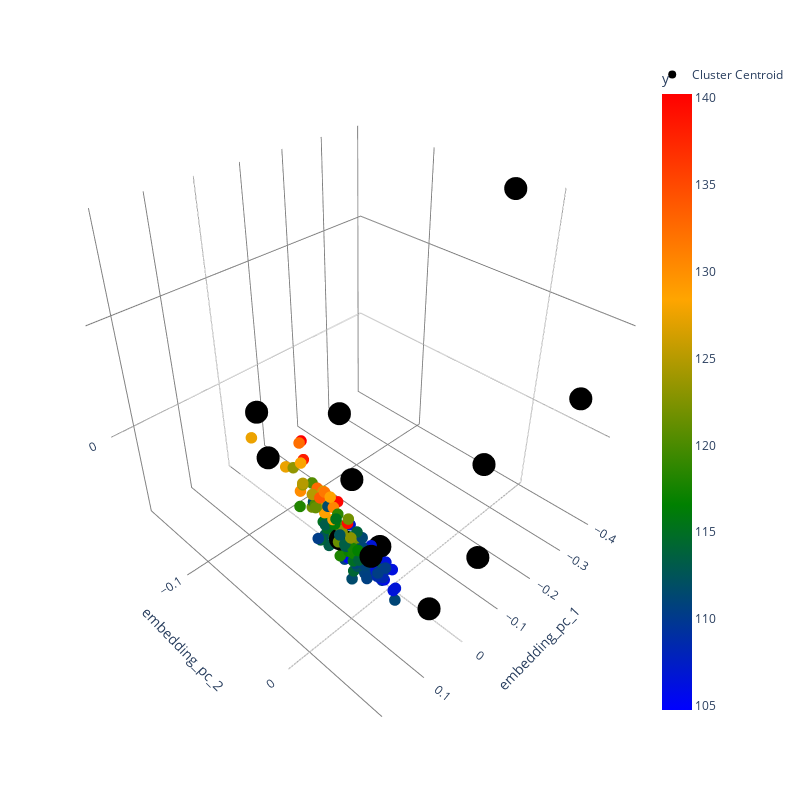

The notebook cell saved with this chart:
### Code cell
fig = px.scatter_3d(train_df[train_df["cluster"]==3], x='embedding_pc_1', y='embedding_pc_2', z='embedding_pc_3',
              color='y', color_continuous_scale=["blue", "green", "orange", "red"],
            #   range_color=[0.05, train_df["mat_diff"].max()]
              )
# add color range

fig.update_traces(marker=dict(size=4))
fig.update_layout(
    width=800,  # Adjust width as needed
    height=800,  # Adjust height as needed
    scene=dict(
        xaxis=dict(gridcolor='grey', backgroundcolor='white'),
        yaxis=dict(gridcolor='grey', backgroundcolor='white'),
        zaxis=dict(gridcolor='grey', backgroundcolor='white'),
        bgcolor='white'
    ),
    paper_bgcolor='white',
    plot_bgcolor='white'
)

fig.add_scatter3d(x=train_df.iloc[centroid_indices_train]['embedding_pc_1'],
                  y=train_df.iloc[centroid_indices_train]['embedding_pc_2'],
                  z=train_df.iloc[centroid_indices_train]['embedding_pc_3'],
                  mode='markers', marker=dict(size=8, color='black'), name='Cluster Centroid')
# fig.write_image("embedding.svg", format='svg')
fig.show()

### Figure 1 — Plotly figure (JSON) as saved in the notebook; plotly's stock layout.template omitted (floating-point values rounded to 4 significant figures; data arrays with more than 128 entries replaced by an {"elided": "..."} marker saying what was removed)
{"data": [{"hovertemplate": "embedding_pc_1=%{x}<br>embedding_pc_2=%{y}<br>embedding_pc_3=%{z}<br>y=%{marker.color}<extra></extra>", "legendgroup": "", "marker": {"color": {"elided": "142 float values"}, "coloraxis": "coloraxis", "size": 4, "symbol": "circle"}, "mode": "markers", "name": "", "scene": "scene", "showlegend": false, "type": "scatter3d", "x": {"elided": "142 float values"}, "y": {"elided": "142 float values"}, "z": {"elided": "142 float values"}}, {"marker": {"color": "black", "size": 8}, "mode": "markers", "name": "Cluster Centroid", "type": "scatter3d", "x": [-0.04695, 0.104, -0.2997, 0.05894, -0.1337, -0.2217, 0.2287, 0.1537, -0.3888, -0.07149, 0.03608, 0.006814], "y": [-0.02514, 0.01704, 0.05225, -0.02396, 0.0323, 0.008627, 0.03992, 0.02017, -0.02998, -0.1609, -0.1011, 0.0339], "z": [-0.01673, -0.001742, 0.01119, -0.008427, -0.01422, -0.00343, 0.03038, 0.01488, 0.03467, -0.008341, -0.005061, -0.01577]}], "layout": {"coloraxis": {"colorbar": {"title": {"text": "y"}}, "colorscale": [[0, "blue"], [0.3333, "green"], [0.6667, "orange"], [1, "red"]]}, "height": 800, "legend": {"tracegroupgap": 0}, "margin": {"t": 60}, "paper_bgcolor": "white", "plot_bgcolor": "white", "scene": {"bgcolor": "white", "domain": {"x": [0, 1], "y": [0, 1]}, "xaxis": {"backgroundcolor": "white", "gridcolor": "grey", "title": {"text": "embedding_pc_1"}}, "yaxis": {"backgroundcolor": "white", "gridcolor": "grey", "title": {"text": "embedding_pc_2"}}, "zaxis": {"backgroundcolor": "white", "gridcolor": "grey", "title": {"text": "embedding_pc_3"}}}, "width": 800}}
